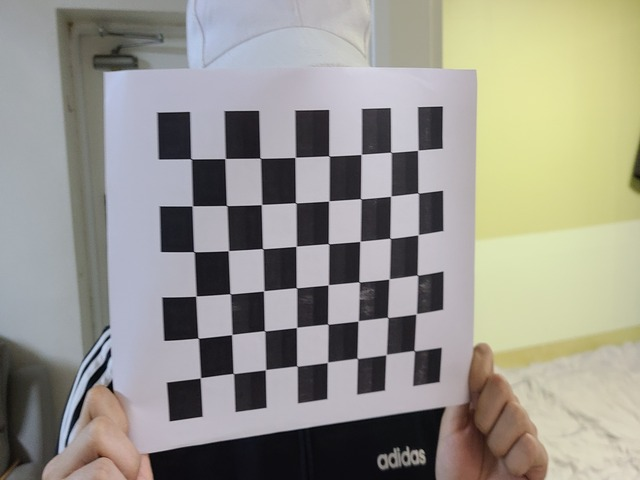
#> input picture 캘리전.jpg, 640 x 480 px; its folder holds only this picture in this run
$ python pythonCameraCalibration.py
#> lines starting #> are read from the running program, lines starting #| are printed output that depends on the picture; after the words box and inside, x2 and y2 are one past the last pixel; in counts of white or black regions, pixels touching at a corner belong together
import numpy as np
import cv2
import glob


# 종료기준 설정
criteria = (cv2.TERM_CRITERIA_EPS + cv2.TERM_CRITERIA_MAX_ITER, 30, 0.001)

height = 6
width = 8

# object points(3D) 준비, ex) (0,0,0), (1,0,0), (2,0,0) ....,(6,5,0)
objp = np.zeros((height * width, 3), np.float32)
objp[:, :2] = np.mgrid[0:width, 0:height].T.reshape(-1, 2)

# 이미지 파일로부터 object points, image points 저장을 위한 배열 생성
objpoints = [] # 실제 세계에서의 3D 점 위치
imgpoints = [] # 평면위의 이미지 점 위치.

# 이미지 불러오기
images = glob.glob('*.jpg')

for fname in images:
    img = cv2.imread(fname)
#> img is the input picture: shape (480, 640, 3); mean B, G, R 141, 150.1, 152.4
    gray = cv2.cvtColor(img, cv2.COLOR_BGR2GRAY)
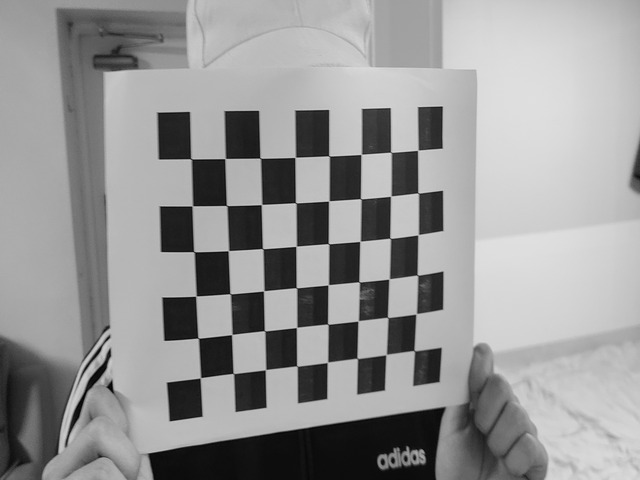
#> gray: shape (480, 640); min 1, max 224, mean 149.8

    # 체스판 이미지에서 코너 찾기 함수이용
    ret, corners = cv2.findChessboardCorners(gray, (width, height), None)
#> ret = True; corners = 48 rows, first 8: [191.3, 158.9], [225.1, 158.7], [260, 158.1], [295.1, 157.3], [329, 155.8], [361.2, 154.4], [390.6, 152.3], [417.8, 150.3]

    # 발견하면 object points, image points에 추가
    if ret == True:
        objpoints.append(objp)
        corners2 = cv2.cornerSubPix(gray, corners, (11, 11), (-1, -1), criteria)
#> corners2 = 48 rows, first 8: [191.1, 158.8], [225.1, 158.5], [260.3, 158.2], [295.2, 157.4], [329, 155.9], [361.2, 154.4], [390.9, 152.3], [417.8, 150.2]
        imgpoints.append(corners2)

        # 코너 확인
        img = cv2.drawChessboardCorners(img, (width, height), corners2, ret)
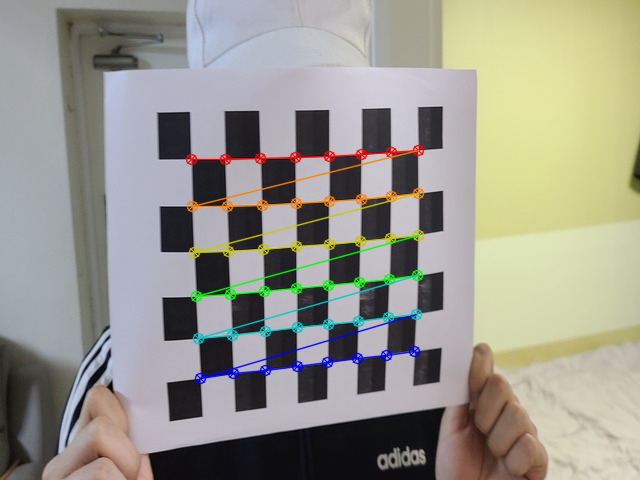
#> img: shape (480, 640, 3); 3.61% of pixels changed, all inside (x1, y1, x2, y2) = (185, 144, 425, 385)
        cv2.imshow('img', img)
        cv2.waitKey(500)

# camera calibration 함수 사용
ret, mtx, dist, rvecs, tvecs = cv2.calibrateCamera(objpoints, imgpoints, gray.shape[::-1],None,None)
#> ret = 0.768; mtx = [[439.3, 0, 298.2], [0, 592.2, 178.4], [0, 0, 1]]; dist = [[-0.661, 4.55, -0.0324, -0.0179, -10.41]]; rvecs = ([0.102, -0.148, -0.0252],); tvecs = ([-3.06, -0.368, 12.3],)

# 왜곡 제거
img = cv2.imread('left12.jpg')
#> (the run stopped early here; a loop or call above may not have finished)
